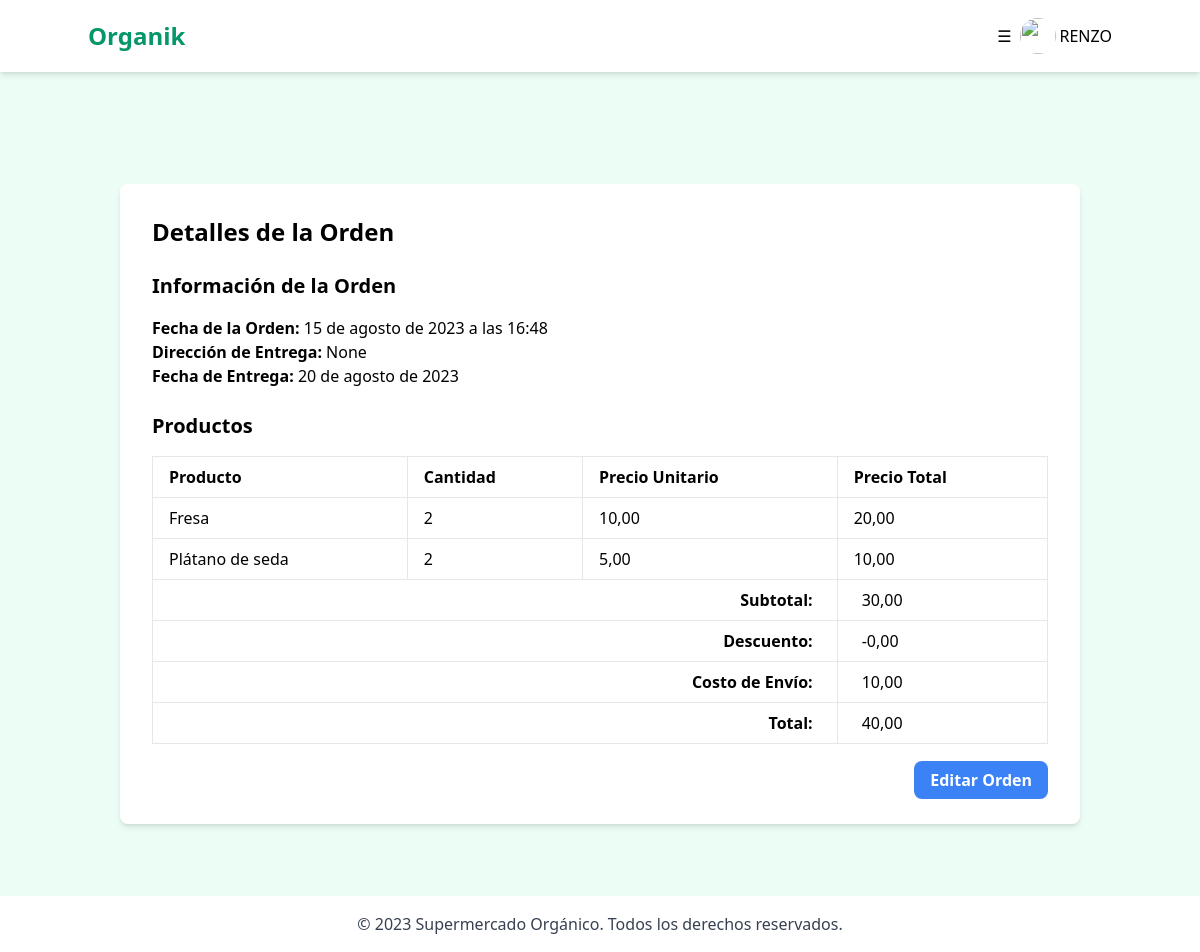
Page /administracion/orden/2/ (signed in) on the earlier database version.
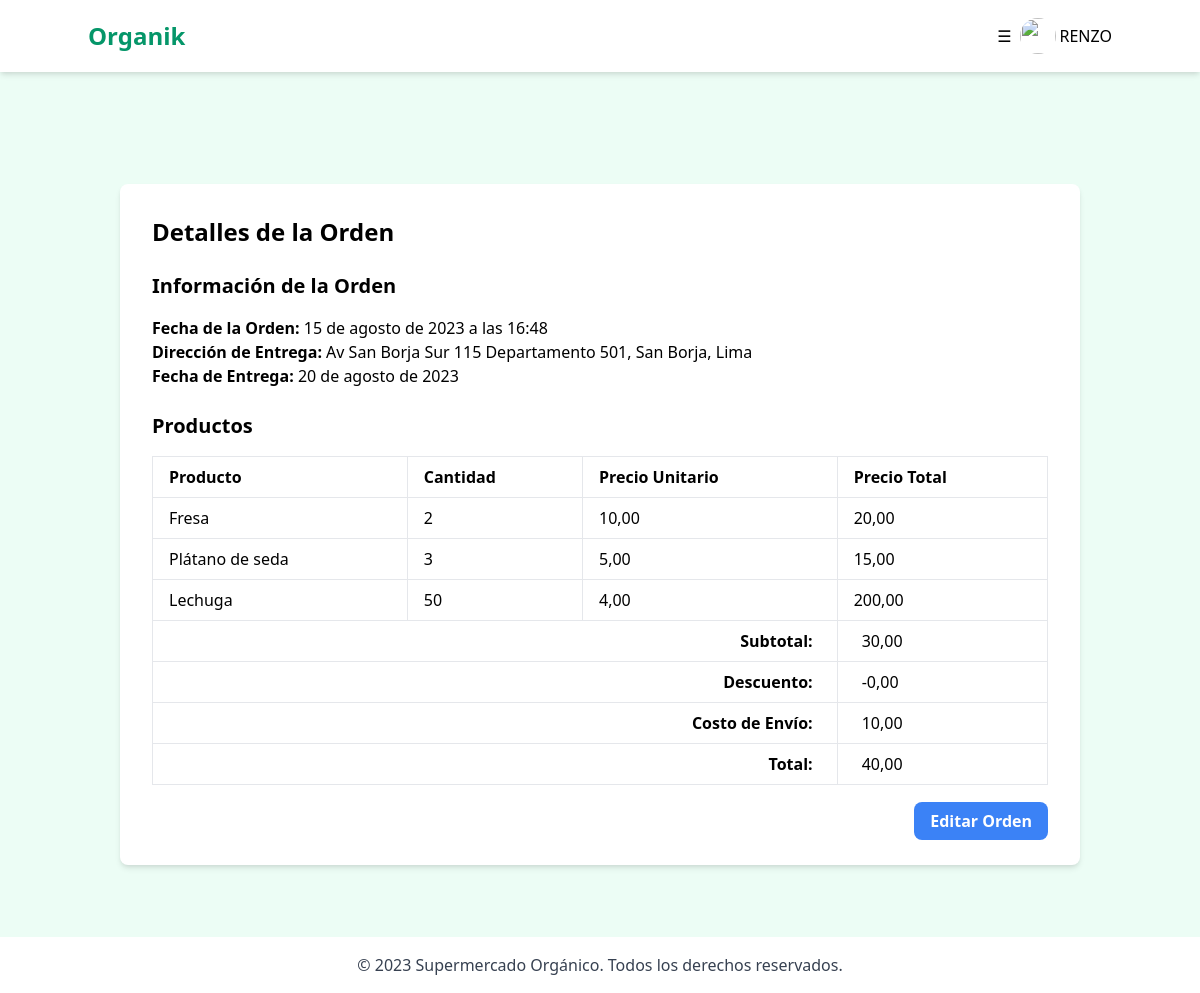
Same page on the later database version.
### marketapp/models.py (models this page shows, shortened)
class Orden(models.Model):
    usuario = models.ForeignKey(
        Usuario, on_delete=models.SET_NULL, null=True, blank=True
    )
    first_name = models.CharField(max_length=100, blank=True, null=True)
    last_name = models.CharField(max_length=100, blank=True, null=True)
    email = models.EmailField()
    telefono = models.CharField(max_length=15)
    direccion = models.ForeignKey(DireccionEnvio, on_delete=models.SET_NULL, null=True)
    fecha_creacion = models.DateTimeField(auto_now_add=True)
    fecha_entrega_deseada = models.DateField(null=True, blank=True)
    total = models.DecimalField(max_digits=10, decimal_places=2)
    descuento = models.DecimalField(max_digits=10, decimal_places=2, default=0)
    costo_envio = models.DecimalField(max_digits=10, decimal_places=2, default=10)
    completado = models.BooleanField(default=False)
    total_a_pagar = models.DecimalField(max_digits=10, decimal_places=2)

class ElementoOrden(models.Model):
    orden = models.ForeignKey(Orden, on_delete=models.CASCADE)
    producto = models.ForeignKey(Producto, on_delete=models.CASCADE)
    cantidad = models.PositiveIntegerField()
    @property
    def total(self):
        return self.producto.precio * self.cantidad

class Producto(models.Model):
    nombre = models.CharField(max_length=100)
    descripcion = models.CharField(max_length=100)
    precio = models.DecimalField(max_digits=10, decimal_places=2)
    stock = models.PositiveIntegerField(blank=True, null=True)
    categoria = models.ForeignKey(Categoria, on_delete=models.SET_NULL, null=True)
    imagen = models.ImageField(upload_to="productos_imagenes", blank=True, null=True)
    envase = models.ForeignKey(
        Envase, on_delete=models.SET_NULL, null=True, verbose_name="Tipo de envase"
    )
    def __str__(self):
        return self.nombre

class DireccionEnvio(models.Model):
    direccion = models.TextField()
    ciudad = models.CharField(max_length=100)
    distrito = models.CharField(max_length=100)
    codigo_postal = models.CharField(max_length=10)
    def __str__(self):
        return f"{self.direccion}, {self.distrito}, {self.ciudad}"

### marketapp/views.py (the view)
# urls.py: path('orden/<int:pk>/', OrdenAdminDetailView.as_view(), name='admin_orden_detail'),
class OrdenAdminDetailView(LoginRequiredMixin, DetailView):
    model = Orden
    template_name = 'marketapp/admin/orden/detail.html'
    context_object_name = 'orden'

### marketapp/templates/marketapp/admin/orden/detail.html
{% extends "marketapp/admin/adminIndex.html" %}
{% block contenido %}
<div class="container mx-auto mt-10 p-4">
    <div class="bg-white p-8 rounded-lg shadow-md">
        <h2 class="text-2xl font-bold mb-6">Detalles de la Orden</h2>
        <div class="mb-6">
            <h3 class="text-xl font-semibold mb-4">Información de la Orden</h3>
            <p><strong>Fecha de la Orden:</strong> {{ object.fecha_creacion }}</p>
            <p><strong>Dirección de Entrega:</strong> {{ object.direccion }}</p>
            <p><strong>Fecha de Entrega:</strong> {{ object.fecha_entrega_deseada }}</p>
        </div>
        <h3 class="text-xl font-semibold mb-4">Productos</h3>
        <table class="min-w-full bg-white border">
            <thead>
                <tr>
                    <th class="border px-4 py-2 text-left">Producto</th>
                    <th class="border px-4 py-2 text-left">Cantidad</th>
                    <th class="border px-4 py-2 text-left">Precio Unitario</th>
                    <th class="border px-4 py-2 text-left">Precio Total</th>
                </tr>
            </thead>
            <tbody>
            {% for elemento in object.elementoorden_set.all %}
                <tr>
                    <td class="border px-4 py-2">{{ elemento.producto }}</td>
                    <td class="border px-4 py-2">{{ elemento.cantidad }}</td>
                    <td class="border px-4 py-2">{{ elemento.producto.precio }}</td>
                    <td class="border px-4 py-2">{{ elemento.total }}</td>
                </tr>
            {% endfor %}
            </tbody>
            <tfoot>
                <tr>
                    <td colspan="3" class="border px-6 py-2 text-right font-semibold">Subtotal:</td>
                    <td class="border px-6 py-2">{{ object.total }}</td>
                </tr>
                <tr>
                    <td colspan="3" class="border px-6 py-2 text-right font-semibold">Descuento:</td>
                    <td class="border px-6 py-2">-{{ object.descuento }}</td>
                </tr>
                <tr>
                    <td colspan="3" class="border px-6 py-2 text-right font-semibold">Costo de Envío:</td>
                    <td class="border px-6 py-2">{{ object.costo_envio }}</td>
                </tr>
                <tr>
                    <td colspan="3" class="border px-6 py-2 text-right font-semibold">Total:</td>
                    <td class="border px-6 py-2">{{ object.total_a_pagar }}</td>
                </tr>
            </tfoot>
        </table>
        <div class="mt-6 text-right">
            <a href="{% url 'administracion:admin_orden_edit' orden.id %}" class="bg-blue-500 hover:bg-blue-600 text-white font-bold py-2 px-4 rounded-lg">
                Editar Orden
            </a>
        </div>
    </div>
</div>
{% endblock %}

Differences in the rows shown:
changed Orden: direccion "None" → "Av San Borja Sur 115 Departamento 501, San Borja, Lima"
changed ElementoOrden "Plátano de seda": cantidad "2" → "3"; total "10,00" → "15,00"
added ElementoOrden: producto "Lechuga", cantidad "50", producto.precio "4,00", total "200,00"
